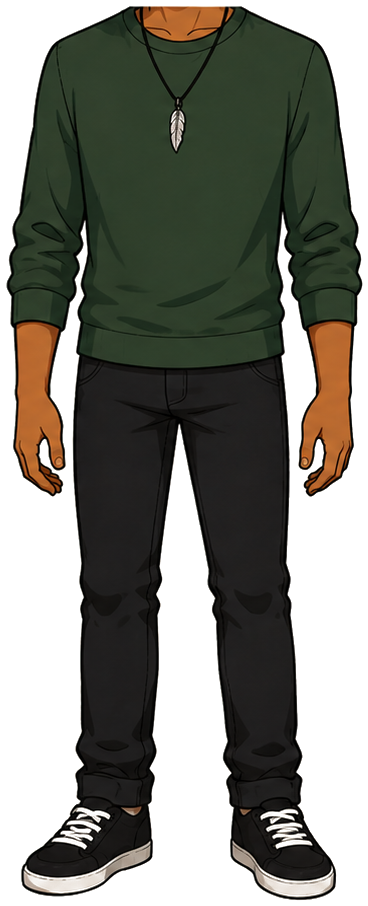
#> input picture char_assets/ayo_finch/body.png, 368 x 906 px
$ python -i video_visual_analysis.py   (imports and definitions only)   (older library calls are emulated)
#> lines starting #> are read from the running program, lines starting #| are printed output that depends on the picture
"""Deployment-safe visual evidence scoring for sampled video frames.

OpenCV is optional. The base implementation uses only Pillow, so video
analysis does not fail on hosts that do not install OpenCV/NumPy.
"""
from PIL import Image,ImageStat,ImageFilter,ImageChops
try:
 import cv2
 CV2_AVAILABLE=True
except Exception:
 cv2=None; CV2_AVAILABLE=False

def _resize(img,w=320):
#> called with w = 320
 r=w/max(1,img.width); return img.resize((w,max(1,int(img.height*r))),Image.Resampling.BILINEAR)
#> after `r = w / max(1, img.width)`: r = 0.87
#> after `return img.resize((w, max(1, int(img.height * r))), Image.Resampling.B`:
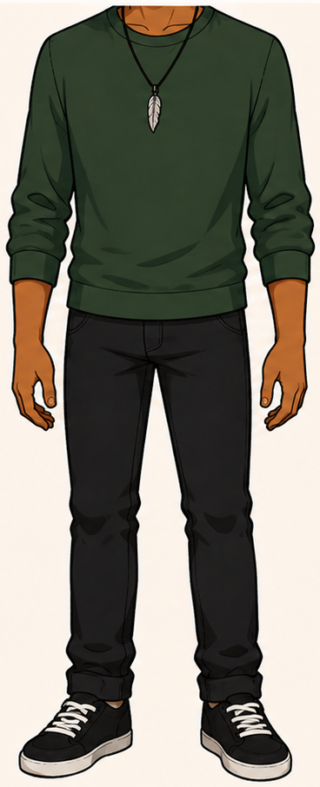
#> returned value: PIL image 320x787 RGB; mean R, G, B 124.5, 122, 110.8
def _edge(img): return max(0,min(100,ImageStat.Stat(img.convert('L').filter(ImageFilter.FIND_EDGES)).mean[0]*2.2))
def _color(img): return max(0,min(100,sum(ImageStat.Stat(img.convert('RGB')).stddev)/3*1.6))
def _cv(img):
 if not CV2_AVAILABLE:return {'faces':0,'text':0,'objects':0}
 import numpy as np, math
 arr=cv2.cvtColor(np.array(img),cv2.COLOR_RGB2BGR); gray=cv2.cvtColor(arr,cv2.COLOR_BGR2GRAY); faces=0
#> after `arr = cv2.cvtColor(np.array(img), cv2.COLOR_RGB2BGR)`:
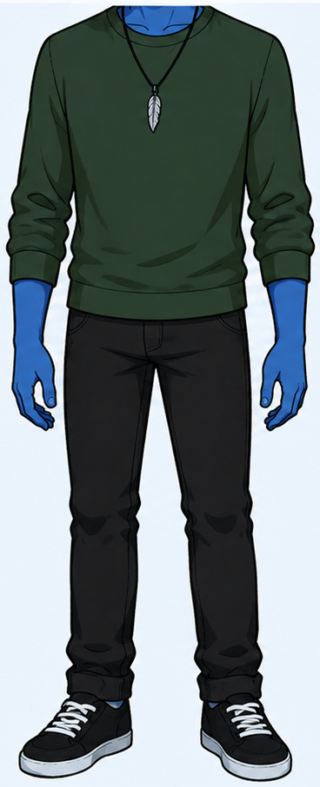
#> arr: shape (787, 320, 3); mean R, G, B 110.8, 122, 124.5
#> after `gray = cv2.cvtColor(arr, cv2.COLOR_BGR2GRAY)`:
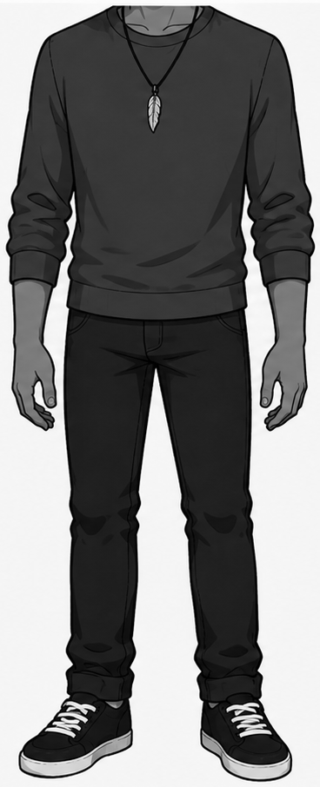
#> gray: shape (787, 320); min 0, max 254, mean 121.5
 try:
  clf=cv2.CascadeClassifier(cv2.data.haarcascades+'haarcascade_frontalface_default.xml'); faces=len(clf.detectMultiScale(gray,1.1,4,minSize=(28,28))) if not clf.empty() else 0
#> after `faces = len(clf.detectMultiScale(gray, 1.1, 4, minSize=(28, 28))) if n`: faces = 0
 except Exception: pass
 lines=cv2.HoughLinesP(cv2.Canny(gray,80,180),1,math.pi/180,45,minLineLength=max(20,gray.shape[1]//8),maxLineGap=8)
#> lines = 48 rows, first 6: [249, 351, 251, 418], [70, 637, 70, 583], [137, 556, 138, 509], [12, 253, 13, 364], [156, 369, 181, 498], [63, 389, 66, 325]
 return {'faces':min(100,faces*25),'text':min(100,(len(lines) if lines is not None else 0)*4),'objects':min(100,float(cv2.Laplacian(gray,cv2.CV_64F).var())/25)}
def analyze_frame(image_path,previous_image=None):
 img=_resize(Image.open(image_path).convert('RGB')); prev=_resize(Image.open(previous_image).convert('RGB')) if previous_image else None; f=_cv(img); scene=0
#> after `f = _cv(img)`: f = {'faces': 0, 'text': 100, 'objects': 30.6}
 if prev:
  # PIL-only difference avoids a mandatory NumPy dependency.
  diff=ImageChops.difference(img,prev); scene=min(100,ImageStat.Stat(diff).mean[0]*2)
 distinct=min(100,.55*_color(img)+.45*_edge(img)); location=min(100,.65*_color(img)+.35*_edge(img))
#> after `distinct = min(100, 0.55 * _color(img) + 0.45 * _edge(img))`: distinct = 68.67
#> after `location = min(100, 0.65 * _color(img) + 0.35 * _edge(img))`: location = 75.63
 s={'scene_change':round(scene,1),'faces_people':round(f['faces'],1),'documents_text':round(f['text'],1),'objects':round(f['objects'],1),'locations':round(location,1),'visual_distinctiveness':round(distinct,1)}
#> s = {'scene_change': 0, 'faces_people': 0, 'documents_text': 100, 'objects': 30.6, 'locations': 75.6, 'visual_distinctiveness': 68.7}
 s['overall_relevance']=round(.20*s['scene_change']+.18*s['faces_people']+.17*s['documents_text']+.15*s['objects']+.15*s['locations']+.15*s['visual_distinctiveness'],1); return s
def analyze_video_frames(frame_records):
 reasons={'scene_change':'major scene change','faces_people':'person/face detected','documents_text':'document or text-like structure','objects':'strong object/detail structure','locations':'rich location/scene composition','visual_distinctiveness':'visually distinctive frame'}; out=[]; prev=None
 for rec in frame_records:
  scores=analyze_frame(rec['path'],prev); best=max(scores,key=scores.get); item=dict(rec); item['scores']=scores; item['reason']=reasons.get(best,'strong evidence frame'); out.append(item); prev=rec['path']
 return sorted(out,key=lambda x:x['scores']['overall_relevance'],reverse=True)

>>> result = analyze_frame('char_assets/ayo_finch/body.png')
#> result = {'scene_change': 0, 'faces_people': 0, 'documents_text': 100, 'objects': 30.6, 'locations': 75.6, 'visual_distinctiveness': 68.7, 'overall_relevance': 43.2}

$ run again, on char_assets/ayo_finch/head.png
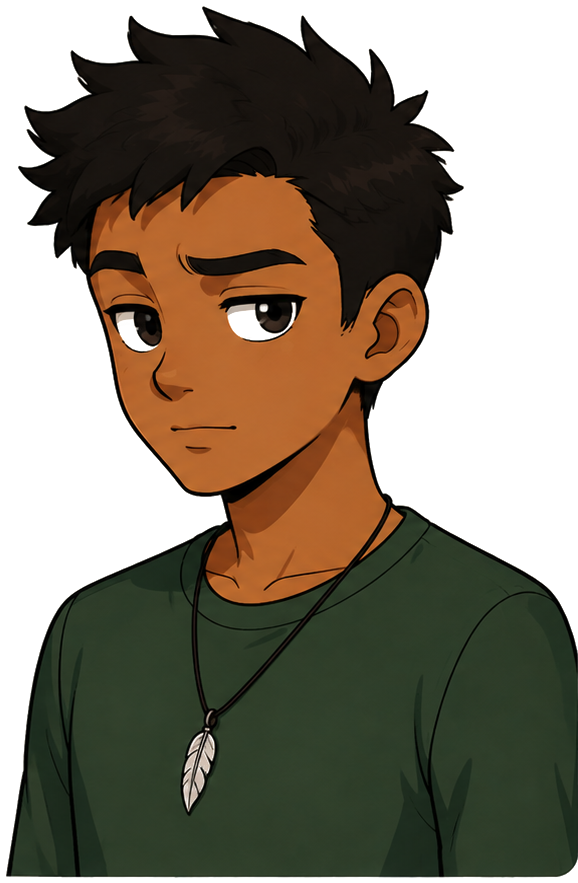
#> input picture char_assets/ayo_finch/head.png, 578 x 883 px
#> r = 0.554
#> in _cv, `arr = cv2.cvtColor(np.array(img), cv2.COLOR_RGB2BGR)`:
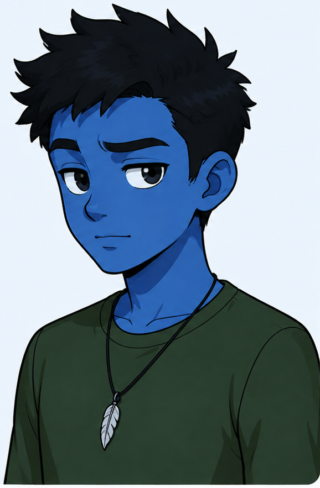
#> arr: shape (488, 320, 3); mean R, G, B 104, 122.4, 134
#> in _cv, `gray = cv2.cvtColor(arr, cv2.COLOR_BGR2GRAY)`:
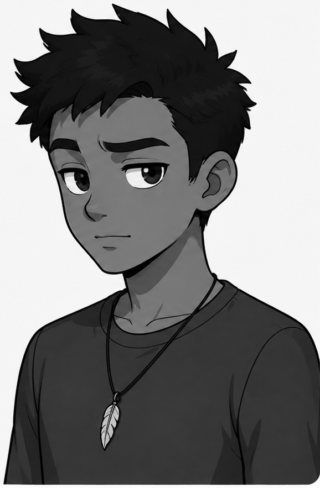
#> gray: shape (488, 320); min 0, max 253, mean 123.8
#> faces = 1
#> lines = 27 rows, first 6: [3, 484, 310, 484], [176, 335, 228, 281], [135, 378, 218, 279], [211, 272, 299, 321], [237, 415, 242, 481], [138, 381, 175, 339]
#> f = {'faces': 25, 'text': 100, 'objects': 30.38}
#> distinct = 67
#> location = 74.34
#> s = {'scene_change': 0, 'faces_people': 25, 'documents_text': 100, 'objects': 30.4, 'locations': 74.3, 'visual_distinctiveness': 67}
#> result = {'scene_change': 0, 'faces_people': 25, 'documents_text': 100, 'objects': 30.4, 'locations': 74.3, 'visual_distinctiveness': 67, 'overall_relevance': 47.3}
